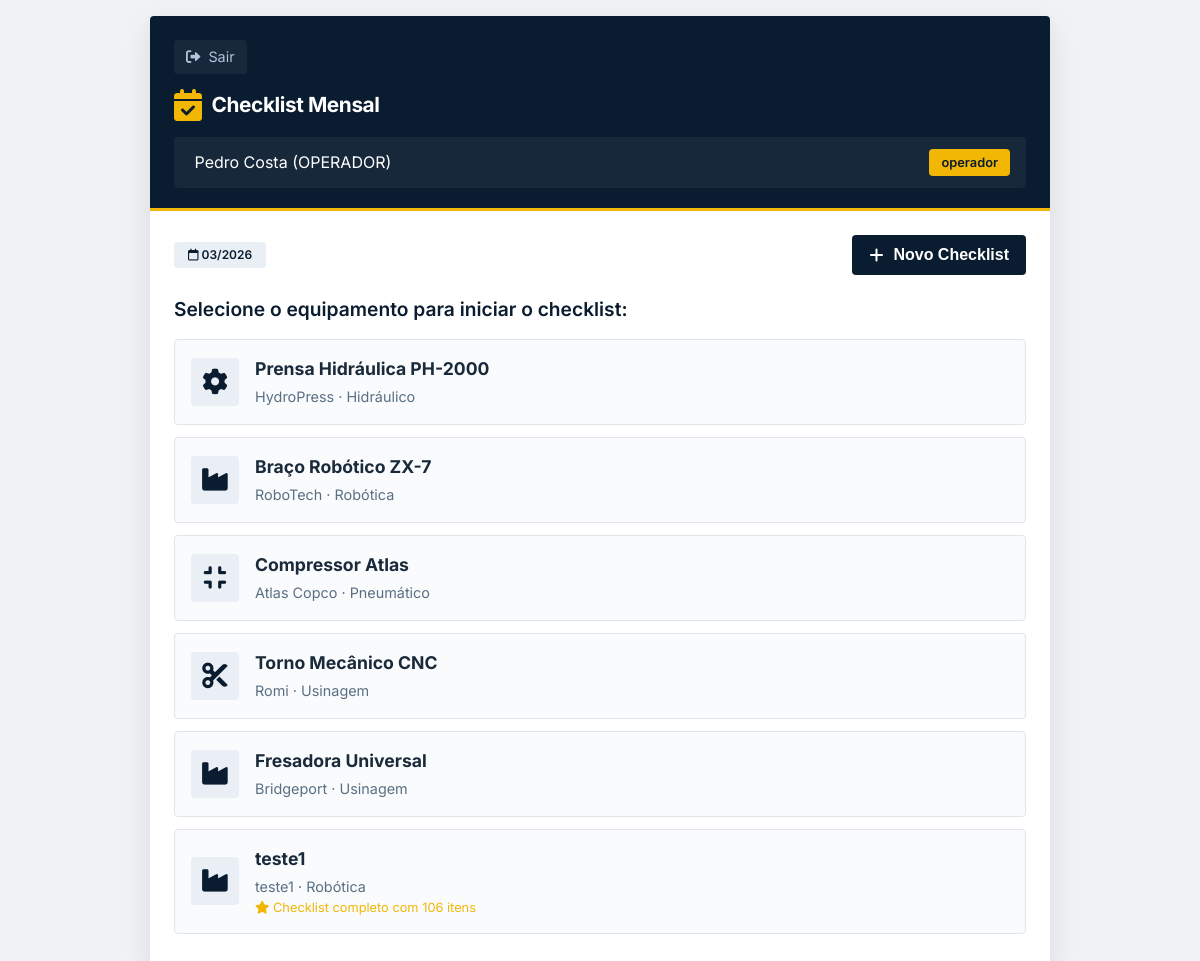
The app's page /modulo/checklist (signed in), older data.
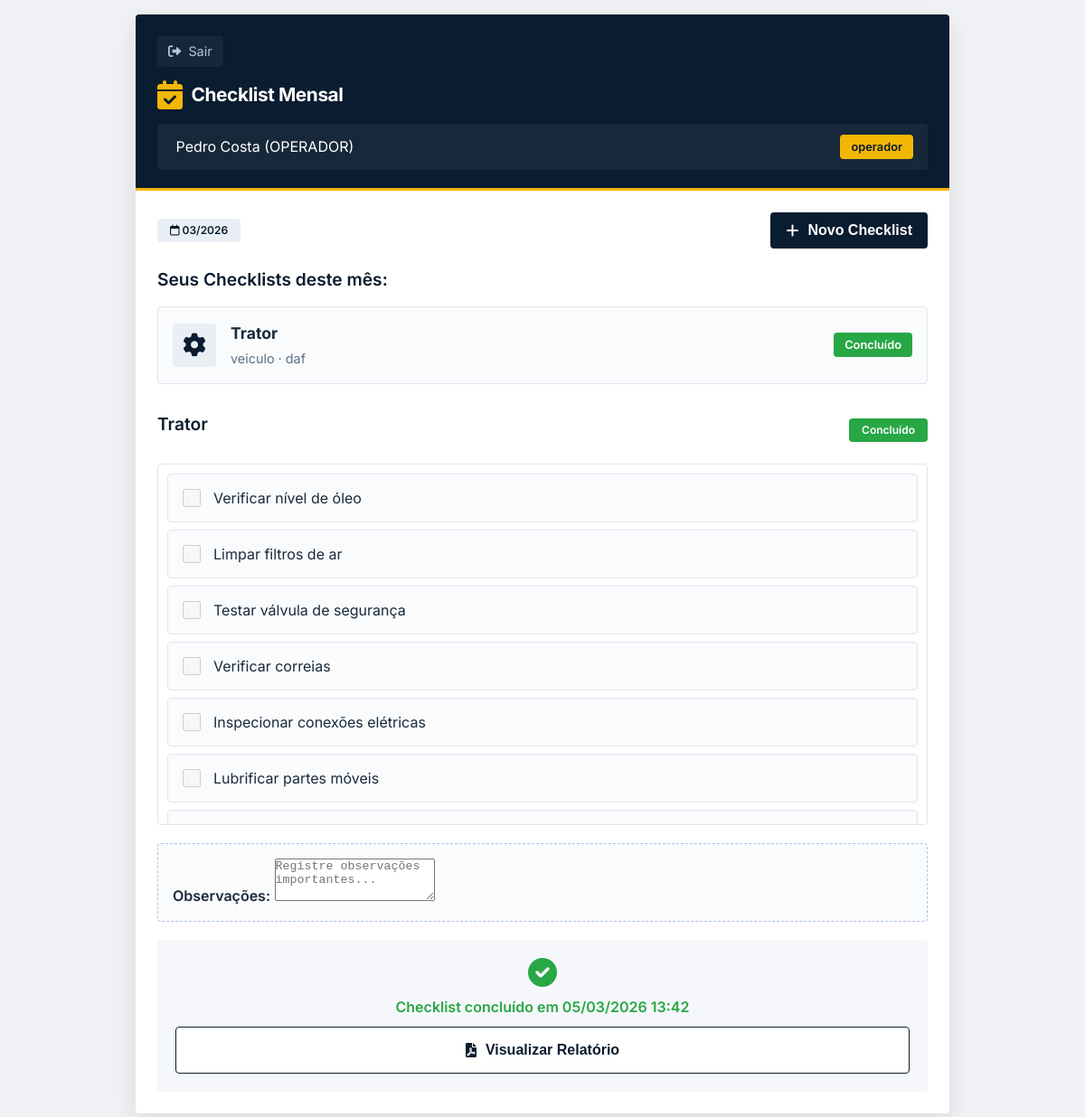
The same page, newer data.
### app.py (models this page shows, shortened)
class Equipamento(db.Model):
    __tablename__ = 'equipamentos'
    id = db.Column(db.Integer, primary_key=True)
    nome = db.Column(db.String(100), nullable=False)
    modelo = db.Column(db.String(50))
    fabricante = db.Column(db.String(100))
    tipo = db.Column(db.String(50))
    manual_pdf = db.Column(db.String(200))
    data_cadastro = db.Column(db.DateTime, default=datetime.utcnow)

class Checklist(db.Model):
    __tablename__ = 'checklists'
    id = db.Column(db.Integer, primary_key=True)
    equipamento_id = db.Column(db.Integer, db.ForeignKey('equipamentos.id'))
    mes_ano = db.Column(db.String(7))  # MM/YYYY
    operador_id = db.Column(db.Integer, db.ForeignKey('usuarios.id'))
    status = db.Column(db.String(20), default='pendente')  # 'pendente', 'concluido'
    observacoes = db.Column(db.Text)
    data_execucao = db.Column(db.DateTime)
    equipamento = db.relationship('Equipamento')
    operador = db.relationship('Usuario')

class ItemChecklist(db.Model):
    __tablename__ = 'itens_checklist'
    id = db.Column(db.Integer, primary_key=True)
    checklist_id = db.Column(db.Integer, db.ForeignKey('checklists.id'))
    descricao = db.Column(db.String(200), nullable=False)
    concluido = db.Column(db.Boolean, default=False)
    checklist = db.relationship('Checklist', backref='itens')

### app.py (the view)
@app.route('/modulo/checklist')
@login_required
@modulo_required('checklist')
def modulo_checklist():
    usuario = Usuario.query.get(session['usuario_id'])
    data_atual = datetime.now()
    mes_ano = data_atual.strftime('%m/%Y')
    novo = request.args.get('new', type=int)
    checklists = Checklist.query.filter_by(
        operador_id=usuario.id,
        mes_ano=mes_ano
    ).all()
    checklist_id = request.args.get('checklist_id', type=int)
    if novo or not checklists:
        checklist = None
    elif checklist_id:
        checklist = Checklist.query.get(checklist_id)
    else:
        checklist = checklists[0] if checklists else None
    equipamentos = Equipamento.query.all()
    return render_template('modulo_checklist.html',
                         usuario=usuario,
                         checklist=checklist,
                         checklists=checklists,  # Passa a lista completa
                         equipamentos=equipamentos,
                         mes_ano=mes_ano)

### app.py (called while the page is built)
def login_required(f):
    @wraps(f)
    def decorated_function(*args, **kwargs):
        if 'usuario_id' not in session:
            return redirect(url_for('index'))
        return f(*args, **kwargs)
    return decorated_function

def modulo_required(modulo):
    def decorator(f):
        @wraps(f)
        def decorated_function(*args, **kwargs):
            if 'usuario_id' not in session:
                return redirect(url_for('index'))
            usuario = Usuario.query.get(session['usuario_id'])
            if usuario.modulo_acesso != 'todos' and usuario.modulo_acesso != modulo:
                return redirect(url_for('index'))
            return f(*args, **kwargs)
        return decorated_function
    return decorator

### templates/modulo_checklist.html (shortened to what the changed rows need)
<!DOCTYPE html>
<html lang="pt-BR">
<head>
    <link rel="stylesheet" href="https://cdnjs.cloudflare.com/ajax/libs/font-awesome/6.0.0-beta3/css/all.min.css">
    <link rel="stylesheet" href="{{ url_for('static', filename='css/modulo_checklist.css') }}">
</head>
<body>
<div class="app-container">
    <div class="screen">
        <div class="content-padded">
            <div style="display:flex; justify-content: space-between; align-items: center; margin-bottom: 20px;">
                <span class="status-tag"><i class="far fa-calendar"></i> {{ mes_ano }}</span>
                <div style="display: flex; gap: 8px;">
                </div>
            </div>
            {% if checklists and checklists|length > 0 and not request.args.get('new') %}
                <h3>Seus Checklists deste mês:</h3>
                <div style="margin-bottom: 20px;">
                    {% for chk in checklists %}
                    <div class="equipamento-card" style="cursor: pointer; position: relative;">
                        <div onclick="window.location.href='/modulo/checklist?checklist_id={{ chk.id }}'" style="display: flex; align-items: center; gap: 16px; flex: 1;">
                            <div class="equipamento-icon">
                                {% if 'daf' in chk.equipamento.nome|lower %}
                                <i class="fas fa-truck"></i>
                                {% else %}
                                <i class="fas fa-cog"></i>
                                {% endif %}
                            </div>
                            <div class="equipamento-info">
                                <h4>{{ chk.equipamento.nome }}</h4>
                                <p>{{ chk.equipamento.modelo }} · {{ chk.equipamento.fabricante }}</p>
                            </div>
                            <div class="status-badge {% if chk.status == 'pendente' %}status-pendente{% else %}status-concluido{% endif %}">
                                {% if chk.status == 'pendente' %}Em andamento{% else %}Concluído{% endif %}
                            </div>
                        </div>
                    </div>
                    {% endfor %}
                </div>
            {% endif %}
            {% if request.args.get('new') or not checklists or checklists|length == 0 %}
                <h3>Selecione o equipamento para iniciar o checklist:</h3>
                {% if equipamentos %}
                    <div style="margin-top: 15px;">
                        {% for equipamento in equipamentos %}
                        <div class="equipamento-card">
                            <div class="equipamento-icon" onclick="iniciarChecklist({{ equipamento.id }})" style="cursor: pointer;">
                                {% if 'daf' in equipamento.nome|lower %}
                                <i class="fas fa-truck"></i>
                                {% elif 'prensa' in equipamento.nome|lower %}
                                <i class="fas fa-cog"></i>
                                {% elif 'robô' in equipamento.nome|lower or 'robot' in equipamento.nome|lower %}
                                <i class="fas fa-robot"></i>
                                {% elif 'compressor' in equipamento.nome|lower %}
                                <i class="fas fa-compress"></i>
                                {% elif 'torno' in equipamento.nome|lower %}
                                <i class="fas fa-cut"></i>
                                {% else %}
                                <i class="fas fa-industry"></i>
                                {% endif %}
                            </div>
                            <div class="equipamento-info" onclick="iniciarChecklist({{ equipamento.id }})" style="cursor: pointer;">
                                <h4>{{ equipamento.nome }}</h4>
                                <p>{{ equipamento.fabricante }} · {{ equipamento.tipo }}</p>
                                {% if equipamento.id == 6 %}
                                <p style="color: #f2b705; font-size: 0.8rem;">
                                    <i class="fas fa-star"></i> Checklist completo com 106 itens
                                </p>
                                {% endif %}
                            </div>
                        </div>
                        {% endfor %}
                    </div>
                {% else %}
                    <div class="sem-checklist">
                        <i class="fas fa-tools"></i>
                        <h3>Nenhum equipamento cadastrado</h3>
                        <p>Entre em contato com o PCM para cadastrar equipamentos.</p>
                    </div>
                {% endif %}
            {% endif %}
            {% if checklist %}
                <div style="margin-top: 30px;">
                    <div style="display:flex; justify-content: space-between; align-items: center; margin-bottom: 15px;">
                        <h3>{{ checklist.equipamento.nome }}</h3>
                        {% if checklist.status == 'pendente' %}
                        <span class="status-tag dourado">Em andamento</span>
                        {% else %}
                        <span class="status-tag" style="background:#28a745; color:white;">Concluído</span>
                        {% endif %}
                    </div>
                    <div style="max-height: 400px; overflow-y: auto; border: 1px solid #e0e5ec; border-radius: 4px; padding: 10px;">
                        {% for item in checklist.itens %}
                        <div class="checklist-item">
                            <input type="checkbox"
                                   {% if checklist.status == 'concluido' %}disabled{% endif %}
                                   onchange="atualizarItem({{ checklist.id }}, {{ item.id }}, this.checked)">
                            <span style="{% if item.concluido %}text-decoration: line-through; color:#6c757d;{% endif %}">
                                {{ item.descricao }}
                            </span>
                        </div>
                        {% endfor %}
                    </div>
                    <div class="obs-box">
                        <label style="font-weight:600;">Observações:</label>
                        <textarea rows="3" id="observacoes" placeholder="Registre observações importantes..."
                                  {% if checklist.status == 'concluido' %}readonly{% endif %}>{{ checklist.observacoes or '' }}</textarea>
                    </div>
                    {% if checklist.status == 'pendente' %}
                    <button class="btn btn-dourado" onclick="finalizarChecklist({{ checklist.id }})">
                        <i class="fas fa-envelope"></i> Concluir & Enviar Relatório
                    </button>
                    {% else %}
                    <div style="text-align: center; padding: 20px; background: #f5f7fa; border-radius: 4px; margin-top: 20px;">
                        <i class="fas fa-check-circle" style="color: #28a745; font-size: 2rem; margin-bottom: 10px;"></i>
                        <p style="color: #28a745; font-weight: 600;">
                            Checklist concluído em {{ checklist.data_execucao.strftime('%d/%m/%Y %H:%M') if checklist.data_execucao else '' }}
                        </p>
                        <button class="btn btn-outline" style="margin-top:10px;" onclick="visualizarRelatorio({{ checklist.id }})">
                            <i class="fas fa-file-pdf"></i> Visualizar Relatório
                        </button>
                    </div>
                    {% endif %}
                </div>
            {% endif %}
        </div>
    </div>
</div>
</body>
</html>

Row changes from the older to the newer data that the page shows:
no longer on this page (row unchanged): Equipamento: nome "Prensa Hidráulica PH-2000", fabricante "HydroPress", tipo "Hidráulico"
no longer on this page (row unchanged): Equipamento: nome "Braço Robótico ZX-7", fabricante "RoboTech", tipo "Robótica"
no longer on one of the page's lists (row edited): Equipamento: nome "teste1", fabricante "teste1", tipo "Robótica"
no longer on this page (row unchanged): Equipamento: nome "Compressor Atlas", fabricante "Atlas Copco", tipo "Pneumático"
no longer on this page (row unchanged): Equipamento: nome "Torno Mecânico CNC", fabricante "Romi", tipo "Usinagem"
no longer on this page (row unchanged): Equipamento: nome "Fresadora Universal", fabricante "Bridgeport", tipo "Usinagem"
added Checklist: equipamento.nome "Trator", equipamento.modelo "veiculo", equipamento.fabricante "daf", shows "Concluído", data_execucao "05/03/2026 13:42"
changed Equipamento: equipamento.nome (not shown) → "Trator"
added ItemChecklist: descricao "Verificar nível de óleo"
added ItemChecklist: descricao "Limpar filtros de ar"
added ItemChecklist: descricao "Testar válvula de segurança"
added ItemChecklist: descricao "Verificar correias"
added ItemChecklist: descricao "Inspecionar conexões elétricas"
added ItemChecklist: descricao "Lubrificar partes móveis"
Text that changed along with them:
text no longer shown: "Selecione o equipamento para iniciar o checklist:"
text now shown: "Seus Checklists deste mês: Concluído Observações: Checklist concluído em Visualizar Relatório"
